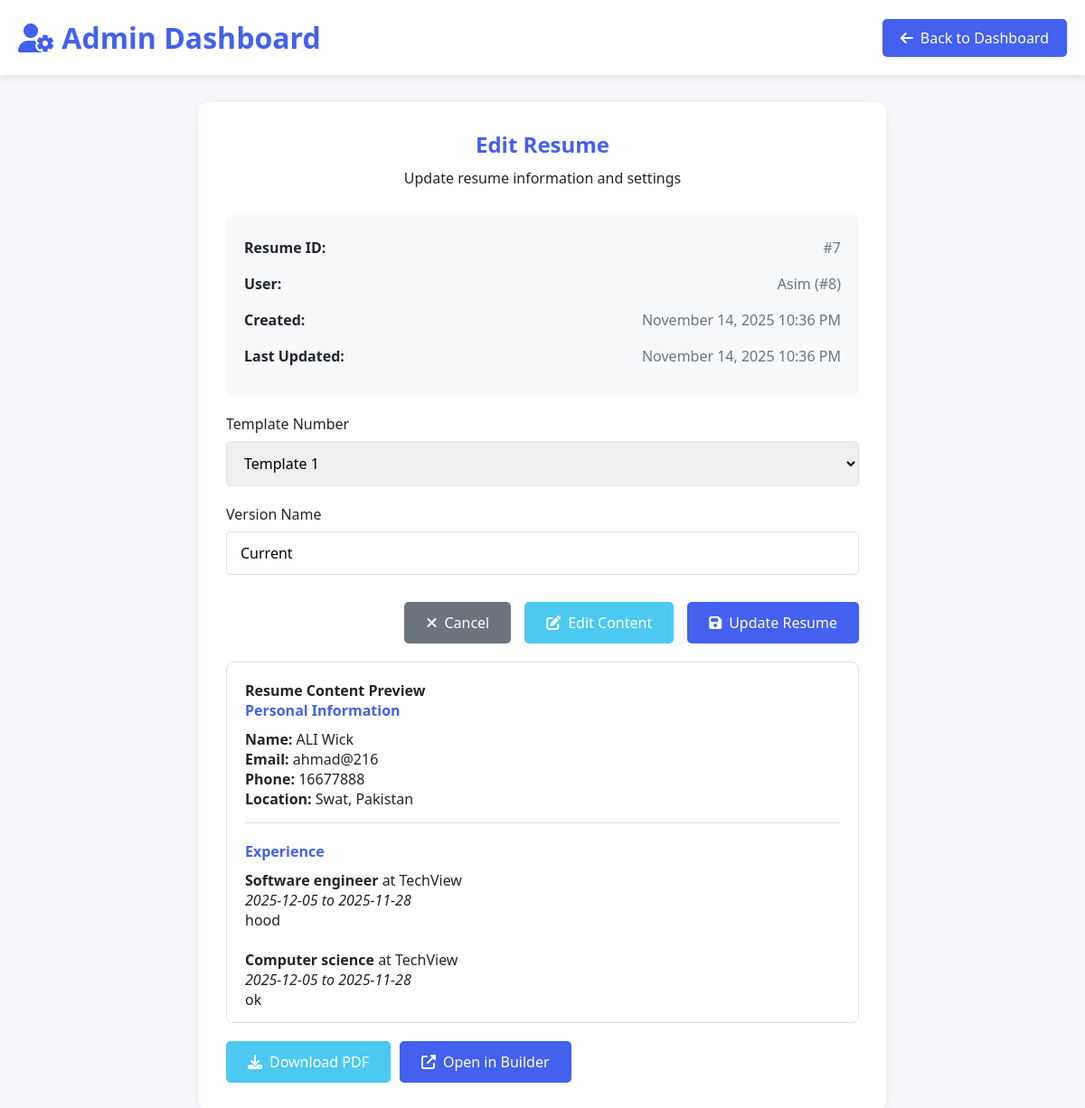
The page /cvforge_frontend/admin_edit_resume.php?id=7 (signed in) on the database its author committed.
### tables this page shows
CREATE TABLE `resume_versions` (
  `id` int(11) NOT NULL,
  `user_id` int(11) DEFAULT NULL,
  `version_name` varchar(100) DEFAULT 'Current',
  `template_used` varchar(50) DEFAULT NULL,
  `header_data` longtext DEFAULT NULL CHECK (json_valid(`header_data`)),
  `experience_data` longtext DEFAULT NULL CHECK (json_valid(`experience_data`)),
  `education_data` longtext DEFAULT NULL CHECK (json_valid(`education_data`)),
  `skills_data` longtext DEFAULT NULL CHECK (json_valid(`skills_data`)),
  `languages_data` longtext DEFAULT NULL CHECK (json_valid(`languages_data`)),
  `summary_data` longtext DEFAULT NULL CHECK (json_valid(`summary_data`)),
  `created_at` timestamp NULL DEFAULT current_timestamp(),
  `updated_at` timestamp NULL DEFAULT current_timestamp() ON UPDATE current_timestamp(),
  `is_active` tinyint(1) DEFAULT 1
);

CREATE TABLE `users` (
  `id` int(11) NOT NULL,
  `fullname` varchar(100) NOT NULL,
  `email` varchar(100) NOT NULL,
  `password` varchar(255) NOT NULL,
  `created_at` timestamp NULL DEFAULT current_timestamp(),
  `has_completed_resume` tinyint(1) DEFAULT 0
);

### cvforge_frontend/admin_edit_resume.php (the view, shortened to what this page needs)
<?php
include 'db_connect.php';
$resume = null;
$user_name = '';
if (isset($_GET['id'])) {
    $resume_id = intval($_GET['id']);
    $stmt = $conn->prepare("
        SELECT rv.*, u.fullname as user_name
        FROM resume_versions rv
        LEFT JOIN users u ON rv.user_id = u.id
        WHERE rv.id = ?
    ");
    $stmt->bind_param("i", $resume_id);
    $stmt->execute();
    $result = $stmt->get_result();
    $resume = $result->fetch_assoc();
    if ($resume) {
        $user_name = $resume['user_name'];
    } else {
        $error = "Resume not found!";
    }
}
?>
<!DOCTYPE html>
<html lang="en">
<head>
    <link rel="stylesheet" href="https://cdnjs.cloudflare.com/ajax/libs/font-awesome/6.4.0/css/all.min.css">
</head>
<body>
    <div class="admin-header">
        <div class="header-content">
            <h1><i class="fas fa-user-cog"></i> Admin Dashboard</h1>
            <a href="admin_dashboard.php" class="back-btn">
                <i class="fas fa-arrow-left"></i> Back to Dashboard
            </a>
        </div>
    </div>
    <div class="container">
        <?php if ($resume): ?>
        <div class="form-container">
            <div class="form-header">
                <h2>Edit Resume</h2>
                <p>Update resume information and settings</p>
            </div>
            <div class="resume-info">
                <div class="info-item">
                    <span class="info-label">Resume ID:</span>
                    <span class="info-value">#<?php echo $resume['id']; ?></span>
                </div>
                <div class="info-item">
                    <span class="info-label">User:</span>
                    <span class="info-value"><?php echo htmlspecialchars($user_name); ?> (#<?php echo $resume['user_id']; ?>)</span>
                </div>
                <div class="info-item">
                    <span class="info-label">Created:</span>
                    <span class="info-value"><?php echo date('F j, Y g:i A', strtotime($resume['created_at'])); ?></span>
                </div>
                <div class="info-item">
                    <span class="info-label">Last Updated:</span>
                    <span class="info-value"><?php echo date('F j, Y g:i A', strtotime($resume['updated_at'])); ?></span>
                </div>
            </div>
            <form method="POST">
                <div class="form-group">
                    <label for="template_used">Template Number</label>
                    <select id="template_used" name="template_used" class="form-control" required>
                        <?php for ($i = 1; $i <= 5; $i++): ?>
                        <option value="<?php echo $i; ?>" <?php echo $resume['template_used'] == $i ? 'selected' : ''; ?>>
                            Template <?php echo $i; ?>
                        </option>
                        <?php endfor; ?>
                    </select>
                </div>
                <div class="form-group">
                    <label for="version_name">Version Name</label>
                    <input type="text" id="version_name" name="version_name" class="form-control"
                           value="<?php echo htmlspecialchars($resume['version_name']); ?>" required
                           placeholder="e.g., Professional Resume v1">
                </div>
                <div class="form-actions">
                    <a href="admin_dashboard.php" class="btn btn-secondary">
                        <i class="fas fa-times"></i> Cancel
                    </a>
                    <a href="../builder.php?edit=<?php echo $resume['id']; ?>" class="btn btn-success" target="_blank">
                        <i class="fas fa-edit"></i> Edit Content
                    </a>
                    <button type="submit" name="update_resume" class="btn btn-primary">
                        <i class="fas fa-save"></i> Update Resume
                    </button>
                </div>
            </form>
            <div class="resume-preview">
                <h4>Resume Content Preview</h4>
                <?php
                $header_data = json_decode($resume['header_data'], true);
                $experience_data = json_decode($resume['experience_data'], true);
                ?>
                <?php if ($header_data && !empty($header_data[0])): ?>
                <div class="resume-section">
                    <h4>Personal Information</h4>
                    <p><strong>Name:</strong> <?php echo htmlspecialchars($header_data[0]['first_name'] ?? '') . ' ' . htmlspecialchars($header_data[0]['last_name'] ?? ''); ?></p>
                    <p><strong>Email:</strong> <?php echo htmlspecialchars($header_data[0]['email'] ?? ''); ?></p>
                    <p><strong>Phone:</strong> <?php echo htmlspecialchars($header_data[0]['phone'] ?? ''); ?></p>
                    <p><strong>Location:</strong> <?php echo htmlspecialchars($header_data[0]['city'] ?? '') . ', ' . htmlspecialchars($header_data[0]['state'] ?? ''); ?></p>
                </div>
                <?php endif; ?>
                <?php if ($experience_data && !empty($experience_data)): ?>
                <div class="resume-section">
                    <h4>Experience</h4>
                    <?php foreach ($experience_data as $exp): ?>
                    <p><strong><?php echo htmlspecialchars($exp['job_title'] ?? ''); ?></strong> at <?php echo htmlspecialchars($exp['company'] ?? ''); ?></p>
                    <p><em><?php echo htmlspecialchars($exp['start_date'] ?? ''); ?> to <?php echo htmlspecialchars($exp['end_date'] ?? 'Present'); ?></em></p>
                    <p><?php echo htmlspecialchars($exp['description'] ?? ''); ?></p>
                    <br>
                    <?php endforeach; ?>
                </div>
                <?php endif; ?>
            </div>
            <div class="action-buttons">
                <a href="../download_resume.php?resume_id=<?php echo $resume['id']; ?>" class="btn btn-success" target="_blank">
                    <i class="fas fa-download"></i> Download PDF
                </a>
                <a href="../builder.php?edit=<?php echo $resume['id']; ?>" class="btn btn-primary" target="_blank">
                    <i class="fas fa-external-link-alt"></i> Open in Builder
                </a>
            </div>
        </div>
        <?php endif; ?>
    </div>
</body>
</html>

### cvforge_frontend/admin_edit_resume.php (style rules this page uses)
* { margin: 0; padding: 0; box-sizing: border-box; font-family: 'Segoe UI', Tahoma, Geneva, Verdana, sans-serif; }
:root { --primary: #4361ee; --secondary: #3f37c9; --success: #4cc9f0; --danger: #f72585; --warning: #f8961e; --light: #f8f9fa; --dark: #212529; --gray: #6c757d; --border: #dee2e6; }
body { background-color: #f5f7fb; color: var(--dark); min-height: 100vh; }
.admin-header { background: white; padding: 20px; box-shadow: 0 2px 10px rgba(0,0,0,0.1); margin-bottom: 30px; }
.header-content { max-width: 1200px; margin: 0 auto; display: flex; justify-content: space-between; align-items: center; }
.header-content h1 { color: var(--primary); }
.back-btn { background: var(--primary); color: white; padding: 10px 20px; text-decoration: none; border-radius: 5px; display: flex; align-items: center; gap: 8px; }
.container { max-width: 800px; margin: 0 auto; padding: 0 20px; }
.form-container { background: white; border-radius: 10px; padding: 30px; box-shadow: 0 5px 15px rgba(0,0,0,0.05); }
.form-header { margin-bottom: 30px; text-align: center; }
.form-header h2 { color: var(--primary); margin-bottom: 10px; }
.form-group { margin-bottom: 20px; }
.form-group label { display: block; margin-bottom: 8px; font-weight: 500; color: var(--dark); }
.form-control { width: 100%; padding: 12px 15px; border: 1px solid var(--border); border-radius: 5px; font-size: 16px; transition: border 0.3s; }
.btn { padding: 12px 24px; border: none; border-radius: 5px; cursor: pointer; font-size: 16px; font-weight: 500; transition: all 0.2s; text-decoration: none; display: inline-flex; align-items: center; gap: 8px; }
.btn-primary { background: var(--primary); color: white; }
.btn-secondary { background: var(--gray); color: white; }
.btn-success { background: var(--success); color: white; }
.form-actions { display: flex; gap: 15px; justify-content: flex-end; margin-top: 30px; flex-wrap: wrap; }
.resume-info { background: var(--light); padding: 20px; border-radius: 8px; margin-bottom: 20px; }
.info-item { display: flex; justify-content: space-between; margin-bottom: 8px; padding: 5px 0; }
.info-label { font-weight: 600; color: var(--dark); }
.info-value { color: var(--gray); }
.resume-preview { background: white; border: 1px solid var(--border); border-radius: 8px; padding: 20px; margin-top: 20px; max-height: 400px; overflow-y: auto; }
.resume-section { margin-bottom: 20px; padding-bottom: 15px; border-bottom: 1px solid var(--border); }
.resume-section h4 { color: var(--primary); margin-bottom: 10px; }
.action-buttons { display: flex; gap: 10px; margin-top: 20px; flex-wrap: wrap; }

### rows shown on the page
resume_versions: id "7", user.fullname "Asim", user "8", created_at "November 14, 2025 10:36 PM", updated_at "November 14, 2025 10:36 PM", template_used "Template 1", version_name "Current", header_data "ALI", header_data "Wick", header_data "ahmad@216", header_data "16677888", header_data "Swat", header_data "Pakistan"

### other values the page prints
$exp['job_title'] "Software engineer"
$exp['company'] "TechView"
$exp['start_date'] "2025-12-05"
$exp['end_date'] "2025-11-28"
$exp['description'] "hood"
$exp['job_title'] "Computer science"
$exp['description'] "ok"
